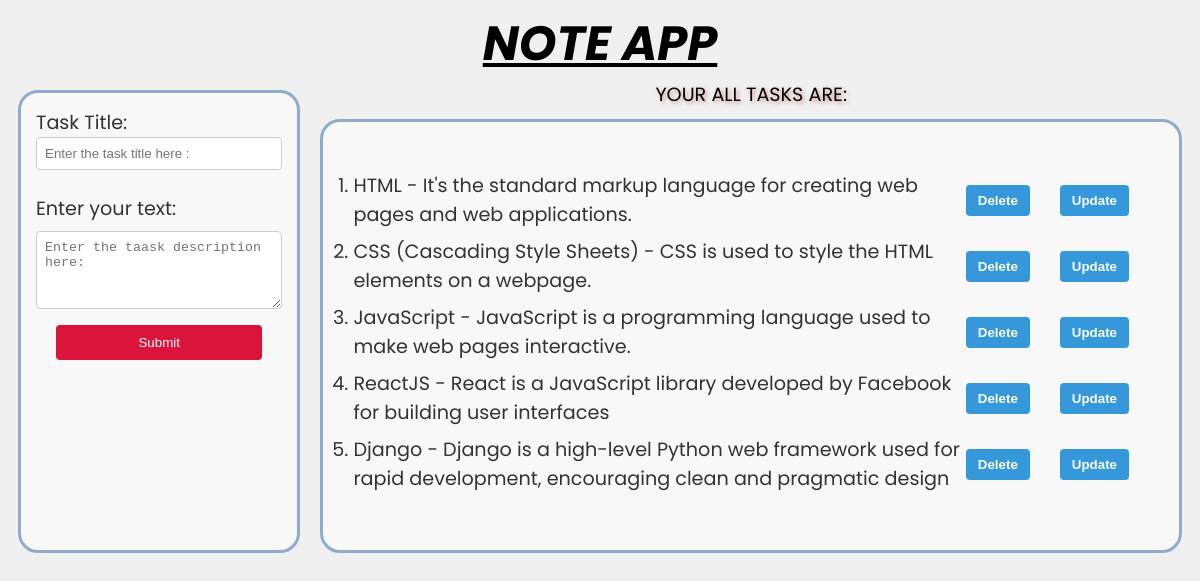
Before: / with the older database file.
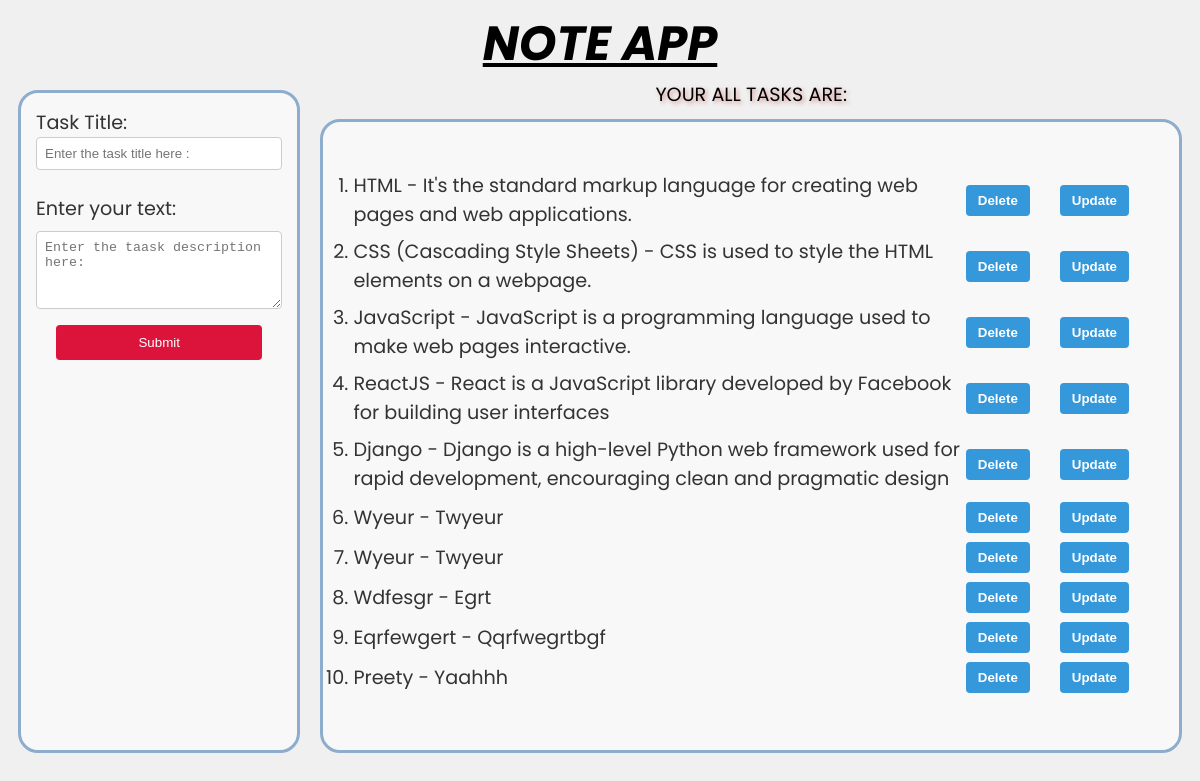
After: the same page with the newer database file.
### noteapp/models.py (models this page shows, shortened)
class Task(models.Model):
    title= models.CharField(max_length=20)
    description=models.CharField(max_length=200)

### noteapp/views.py (the view)
# urls.py: 2. Add a URL to urlpatterns:  path('', views.home, name='home')
def home(request):
   list_of_todo=Task.objects.all()
   return render(request,'home.html',{'todo_list':list_of_todo})

### noteapp/templates/home.html (shortened to what this page needs)
{% load static %}
<!DOCTYPE html>
<html lang="en">
  <head>
    <link rel="stylesheet" href="{% static 'h.css'%}" />
  </head>
  <body>
    <div class="heading">
      <center>
        <strong
          ><i><u>NOTE APP</u></i></strong>
      </center>
    </div>
    <div class="homepage">
      <div class="formdiv">
        <form action="{% url 'addtask' %}" method="POST">
          <label>
            Task Title:
            <input
              type="text"
              placeholder="Enter the task title here :"
              name="TaskTitle"
            />
          </label>
          <label for="description">Enter your text:</label>
          <textarea
            id="description"
            name="userText"
            rows="4"
            cols="50"
            placeholder="Enter the taask description here:"
          ></textarea>
          <button type="submit" class="btn">Submit</button>
        </form>
      </div>
      <div class="alltask">
        <center class="headingalltask">YOUR ALL TASKS ARE:</center>
        <div class="tasklists">
          <ul class="todo-list">
            {% for i in todo_list%}
            <li>
              <div class="task">
                <span class="task-info">
                  {{ i.title | capfirst }} - {{ i.description | capfirst }}
                </span>
                <div class="button-container">
                  <a class="delete-btn" href="{% url 'delete' i.id %}">
                    <button><b>Delete</b></button>
                  </a>
                  <a class="btn" href="{% url 'update' i.id %}">
                    <button><b>Update</b></button>
                  </a>
                </div>
              </div>
             {% endfor %}
            </li>
          </ul>
        </div>
      </div>
    </div>
  </body>
</html>

### noteapp/static/h.css (style rules this page uses)
body { background-color: #f0f0f0; font-family: poppins; font-size: 1.2rem; }
.heading { font-weight: 900; font-size: 3rem; }
.homepage { display: flex; justify-content: space-around; max-width: 1200px; margin: 0 auto; }
.formdiv { margin: 10px; border: 3px solid #8eaccd; border-radius: 20px; color: #333; background-color: #f8f8f8; }
form { display: flex; flex-direction: column; padding: 15px; }
label { margin-bottom: 8px; }
input[type="text"], textarea { width: 100%; padding: 8px; margin-bottom: 16px; box-sizing: border-box; border: 1px solid #ccc; border-radius: 4px; }
button { background-color: crimson; color: white; padding: 10px 15px; border: none; border-radius: 4px; cursor: pointer; }
.btn { margin-left: 20px; margin-right: 20px; }
.tasklists { margin: 10px; border: 3px solid #8eaccd; border-radius: 20px; padding: 10px; color: #333; background-color: #f8f8f8; }
.alltask ul { list-style-type: decimal; padding: 20px; }
.alltask li { margin-bottom: 8px; }
.headingalltask { color: #000; text-shadow: 2px 2px 4px #d18c8c; }
.task { display: flex; align-items: center; justify-content: space-between; margin-bottom: 8px; }
.delete-btn { text-decoration: none; color: #fff; }
.button-container { display: flex; gap: 10px; }
.button-container button { padding: 8px 12px; background-color: #3498db; color: white; border: none; border-radius: 4px; cursor: pointer; }

Changed rows visible on the page:
added Task: title "Wyeur", description "Twyeur"
added Task: title "Wyeur", description "Twyeur"
added Task: title "Wdfesgr", description "Egrt"
added Task: title "Eqrfewgert", description "Qqrfwegrtbgf"
added Task: title "Preety", description "Yaahhh"
